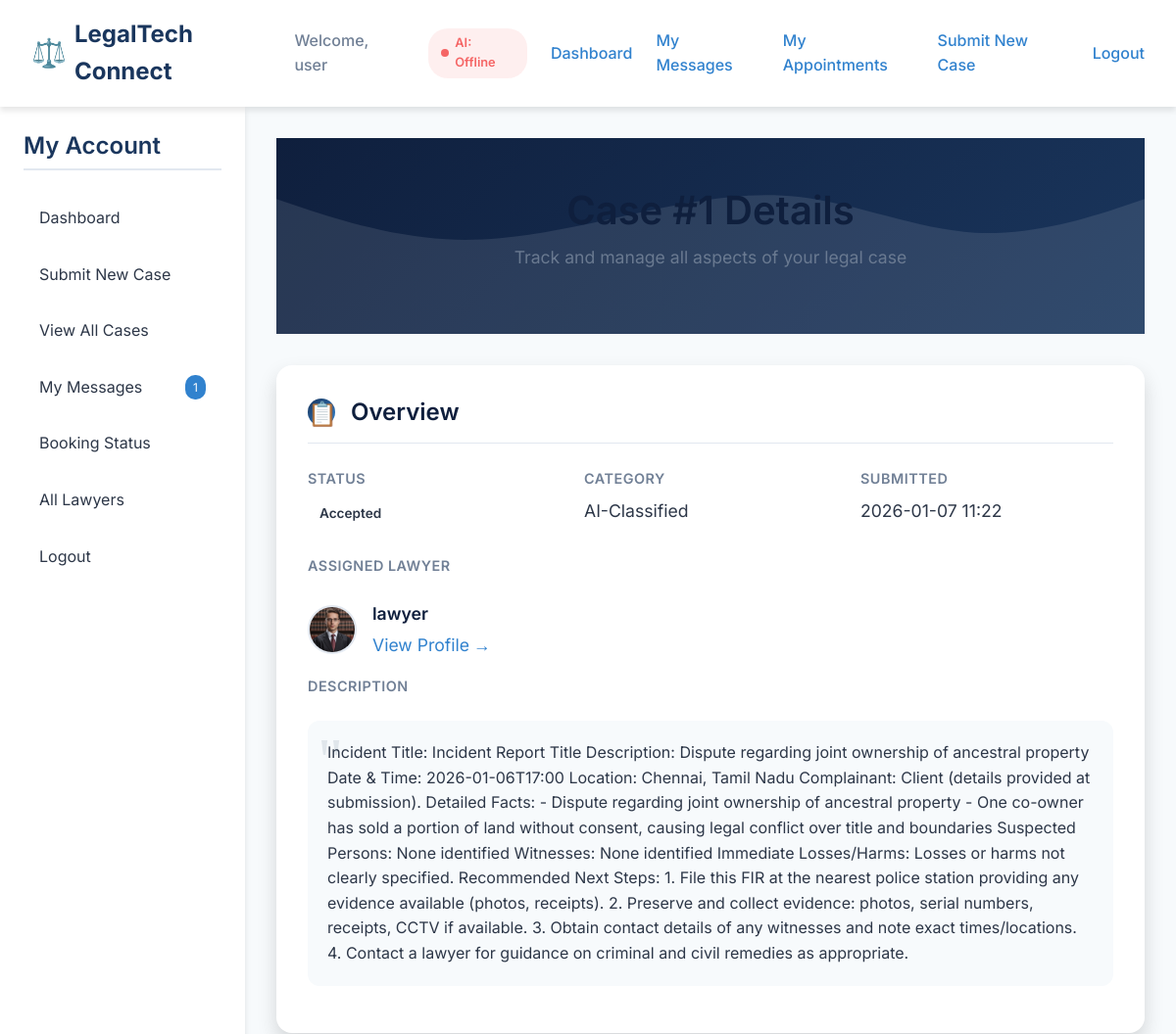
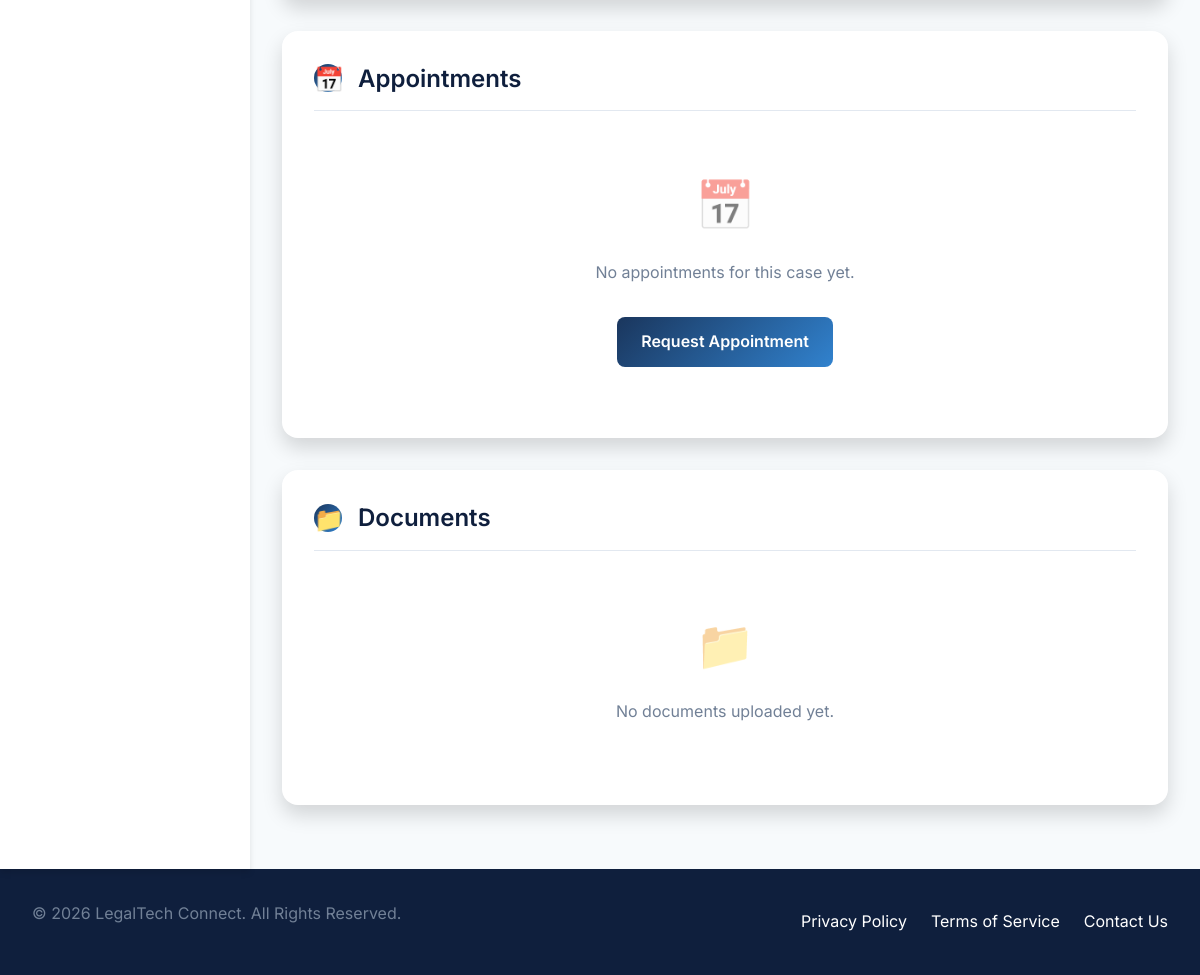
Screenshot of /client/case_detail/1 (signed in) with the database file from the repository (2 pictures, top to bottom).
### models.py (models this page shows, shortened)
class User(UserMixin, db.Model):
    id = db.Column(db.Integer, primary_key=True)
    email = db.Column(db.String(150), unique=True, nullable=False)
    password_hash = db.Column(db.String(128), nullable=False)
    role = db.Column(db.String(50), nullable=False) # 'client', 'lawyer', 'admin'
    name = db.Column(db.String(150), nullable=True)
    bio = db.Column(db.Text, nullable=True)
    education = db.Column(db.String(200), nullable=True)
    created_at = db.Column(db.DateTime, default=lambda: datetime.now(timezone.utc))
    is_active = db.Column(db.Boolean, default=True, nullable=False) # For soft-deactivation by admin
    profile_pic = db.Column(db.String(200), nullable=True) # Filename for the profile picture
    specialization = db.Column(db.String(200), nullable=True)
    experience_years = db.Column(db.Integer, nullable=True)
    location = db.Column(db.String(150), nullable=True)
    phone_number = db.Column(db.String(50), nullable=True)
    address = db.Column(db.String(300), nullable=True)
    bar_number = db.Column(db.String(100), unique=True, nullable=True)
    is_verified = db.Column(db.Boolean, default=False)
    court_name = db.Column(db.String(200), nullable=True)
    judge_id_number = db.Column(db.String(100), unique=True, nullable=True)
    verification_document = db.Column(db.String(200), nullable=True)  # filename of uploaded verification doc
    cases_as_client = db.relationship('Case', foreign_keys='Case.client_id', backref='client', lazy=True)
    cases_as_client2 = db.relationship('Case', foreign_keys='Case.client2_id', backref='client2', lazy=True)
    cases_as_lawyer = db.relationship('Case', foreign_keys='Case.lawyer_id', backref='lawyer', lazy=True)
    cases_as_judge = db.relationship('Case', foreign_keys='Case.judge_id', backref='judge', lazy=True)
    reviews_received = db.relationship('Review', backref='lawyer', lazy=True)
    messages_sent = db.relationship('Message', foreign_keys='Message.sender_id', backref='sender', lazy=True)
    appointments = db.relationship('Appointment', backref='user', lazy=True)
    documents_uploaded = db.relationship('Document', backref='uploader', lazy=True)
    complaints_made = db.relationship('Complaint', foreign_keys='Complaint.complainant_id', backref='complainant', lazy=True)
    complaints_about = db.relationship('Complaint', foreign_keys='Complaint.about_user_id', backref='about_user', lazy=True)

class Case(db.Model):
    id = db.Column(db.Integer, primary_key=True)
    description = db.Column(db.Text, nullable=False)
    category = db.Column(db.String(100), nullable=False)
    status = db.Column(db.String(50), default='open') # open, accepted, closed
    timestamp = db.Column(db.DateTime, default=lambda: datetime.now(timezone.utc))
    client_id = db.Column(db.Integer, db.ForeignKey('user.id'), nullable=False)
    client2_id = db.Column(db.Integer, db.ForeignKey('user.id'), nullable=True)
    lawyer_id = db.Column(db.Integer, db.ForeignKey('user.id'), nullable=True)
    judge_id = db.Column(db.Integer, db.ForeignKey('user.id'), nullable=True)
    jurisdiction_verified = db.Column(db.Boolean, default=False)
    messages = db.relationship('Message', backref='case', lazy=True, cascade="all, delete-orphan")
    review = db.relationship('Review', uselist=False, backref='case_ref', lazy=True, cascade="all, delete-orphan")
    documents = db.relationship('Document', backref='case', lazy=True, cascade="all, delete-orphan")
    appointments = db.relationship('Appointment', backref='case', lazy=True, cascade="all, delete-orphan")
    hearings = db.relationship('Hearing', backref='case', lazy=True, cascade="all, delete-orphan")
    histories = db.relationship('CaseHistory', backref='case', lazy=True, cascade="all, delete-orphan")

### client.py (the view)
@client_bp.route('/case_detail/<int:case_id>')
@login_required
@client_required
def case_detail(case_id):
    case = Case.query.get_or_404(case_id)
    if case.client_id != current_user.id:
        flash('You do not have permission to view this case.')
        return redirect(url_for('client.dashboard'))
    return render_template('client/case_detail.html', case=case)

### templates/client/case_detail.html (shortened to what this page needs)
{% extends "base.html" %}
{% block content %}
<div class="page-header">
    <div class="page-header-content">
        <h1>Case #{{ case.id }} Details</h1>
        <p>Track and manage all aspects of your legal case</p>
    </div>
</div>
<div class="case-container">
    <section class="case-overview section">
        <div class="section-header">
            <h2>Overview</h2>
        </div>
        <div class="overview-content">
            <div class="info-item">
                <span class="info-label">Status</span>
                <span class="info-value">
                    <span class="status-badge {{ case.status }}">
                        {{ case.status.title() }}
                    </span>
                </span>
            </div>
            <div class="info-item">
                <span class="info-label">Category</span>
                <span class="info-value">{{ case.category }}</span>
            </div>
            <div class="info-item">
                <span class="info-label">Submitted</span>
                <span class="info-value">{{ case.timestamp.strftime('%Y-%m-%d %H:%M') }}</span>
            </div>
            <div class="info-item">
                <span class="info-label">Assigned Lawyer</span>
                <span class="info-value">
                    {% if case.lawyer %}
                        <div class="lawyer-info">
                            <img src="{{ ('/' + case.lawyer.profile_pic) if case.lawyer.profile_pic else url_for('static', filename='images/default_avatar.svg') }}" alt="{{ case.lawyer.name }}" class="lawyer-avatar">
                            <div class="lawyer-details">
                                <div class="lawyer-name">{{ case.lawyer.name or case.lawyer.email }}</div>
                                <a href="{{ url_for('lawyer.view_profile', lawyer_id=case.lawyer.id) }}" class="lawyer-link">View Profile</a>
                            </div>
                        </div>
                    {% else %}
                        Not assigned
                    {% endif %}
                </span>
            </div>
        </div>
        <div class="info-item" style="margin-top: 1rem;">
            <span class="info-label">Description</span>
            <div class="case-description">{{ case.description }}</div>
        </div>
    </section>
    <section class="appointments-section section">
        <div class="section-header">
            <h2>Appointments</h2>
        </div>
        {% set appts = case.appointments %}
        {% if appts %}
            <div class="table-container">
                <table>
                    <thead>
                        <tr>
                            <th>ID</th>
                            <th>Date</th>
                            <th>Type</th>
                            <th>Status</th>
                            <th>Notes</th>
                            <th>Actions</th>
                        </tr>
                    </thead>
                    <tbody>
                        {% for appt in appts %}
                            <tr>
                                <td>{{ appt.id }}</td>
                                <td>{{ appt.timestamp.strftime('%Y-%m-%d %H:%M') }}</td>
                                <td>{{ appt.type }}</td>
                                <td>
                                    <span class="appointment-status {{ appt.status }}">
                                        {% if appt.status == 'requested' %}🕐{% endif %}
                                        {% if appt.status == 'confirmed' %}✓{% endif %}
                                        {% if appt.status == 'completed' %}✓{% endif %}
                                        {% if appt.status == 'cancelled' %}✕{% endif %}
                                        {{ appt.status.title() }}
                                    </span>
                                </td>
                                <td>{{ appt.notes or '' }}</td>
                                <td>
                                    <div class="action-buttons">
                                        {% if appt.user_id == current_user.id and appt.status in ['requested','confirmed'] %}
                                            <form method="post" action="{{ url_for('client.cancel_appointment', appt_id=appt.id) }}" style="display:inline">
                                                <button type="submit" class="btn btn-cancel">✕ Cancel</button>
                                            </form>
                                        {% endif %}
                                        {% if appt.status == 'requested' and case.lawyer and case.lawyer.id == current_user.id %}
                                            <form method="post" action="{{ url_for('lawyer.accept_appointment', appt_id=appt.id) }}" style="display:inline">
                                                <button type="submit" class="btn btn-accept">✓ Accept</button>
                                            </form>
                                            <form method="post" action="{{ url_for('lawyer.reject_appointment', appt_id=appt.id) }}" style="display:inline">
                                                <button type="submit" class="btn btn-reject">✕ Reject</button>
                                            </form>
                                        {% endif %}
                                    </div>
                                </td>
                            </tr>
                        {% endfor %}
                    </tbody>
                </table>
            </div>
        {% else %}
            <div class="empty-state">
                <div class="empty-state-icon">📅</div>
                <p>No appointments for this case yet.</p>
                {% if case.lawyer %}
                    <a href="{{ url_for('client.booking_page', lawyer_id=case.lawyer.id, case_id=case.id) }}" class="btn-primary">Request Appointment</a>
                {% endif %}
            </div>
        {% endif %}
    </section>
    <section class="documents-section section">
        <div class="section-header">
            <h2>Documents</h2>
        </div>
        {% if case.documents %}
            <div class="documents-list">
                {% for doc in case.documents %}
                    <div class="document-item">
                        <div class="document-icon">
                            {% if doc.filename and doc.filename.endswith('.pdf') %}
                                📄
                            {% elif doc.filename and (doc.filename.endswith('.doc') or doc.filename.endswith('.docx')) %}
                                📝
                            {% elif doc.filename and (doc.filename.endswith('.jpg') or doc.filename.endswith('.jpeg') or doc.filename.endswith('.png')) %}
                                🖼️
                            {% else %}
                                📁
                            {% endif %}
                        </div>
                        <div class="document-info">
                            <div class="document-name">
                                <a href="{{ url_for('static', filename='uploads/' ~ (doc.filename or '')) }}" target="_blank" class="document-link">{{ doc.original_filename }}</a>
                            </div>
                            <div class="document-meta">uploaded {{ doc.timestamp.strftime('%Y-%m-%d %H:%M') }}</div>
                        </div>
                    </div>
                {% endfor %}
            </div>
        {% else %}
            <div class="empty-state">
                <div class="empty-state-icon">📁</div>
                <p>No documents uploaded yet.</p>
            </div>
        {% endif %}
    </section>
</div>
{% endblock %}

### templates/base.html (shortened to what this page needs)
<!DOCTYPE html>
<html lang="en">
<head>
</head>
<body>
<nav class="navbar">
    <div class="nav-brand">
        <a href="{{ url_for('index') }}">LegalTech Connect</a>
    </div>
    <div class="nav-links">
        {% if current_user.is_authenticated %}
            <span class="nav-welcome">Welcome, {{ current_user.name or current_user.email }}</span>
            <span class="ai-status {% if ai_available %}ai-online{% else %}ai-offline{% endif %}" title="AI availability">AI: {% if ai_available %}Online{% else %}Offline{% endif %}</span>
            {% if current_user.role == 'client' %}
                <a href="{{ url_for('client.dashboard') }}">Dashboard</a>
                <a href="{{ url_for('client.messages') }}">My Messages</a>
                <a href="{{ url_for('client.appointments') }}">My Appointments</a>
                <a href="{{ url_for('client.submit_case') }}">Submit New Case</a>
            {% elif current_user.role == 'lawyer' %}
                <a href="{{ url_for('lawyer.dashboard') }}">Dashboard</a>
                <a href="{{ url_for('lawyer.edit_profile') }}">Profile</a>
                <a href="{{ url_for('lawyer.history') }}">Case History</a>
                <a href="{{ url_for('lawyer.case_requests') }}">Case Requests</a>
            {% elif current_user.role == 'admin' %}
                <a href="{{ url_for('admin.dashboard') }}">Admin Panel</a>
                <a href="{{ url_for('admin.rate_limits') }}">Rate Limits</a>
                <a href="{{ url_for('admin.verify_lawyers') }}">Verify Lawyers</a>
                <a href="{{ url_for('admin.manage_users') }}">Manage Users</a>
            {% endif %}
            <a href="{{ url_for('auth.logout') }}">Logout</a>
        {% else %}
            <a href="{{ url_for('auth.login') }}">Login</a>
            <a href="{{ url_for('auth.register') }}" class="button-primary">Get Started</a>
        {% endif %}
    </div>
</nav>
<div class="page-container">
    {% if current_user.is_authenticated %}
        {% if current_user.role == 'client' %}
        <aside class="sidebar">
            <h3>My Account</h3>
            <ul>
                <li><a href="{{ url_for('client.dashboard') }}">Dashboard</a></li>
                <li><a href="{{ url_for('client.submit_case') }}">Submit New Case</a></li>
                <li><a href="{{ url_for('client.view_all_cases') }}">View All Cases</a></li>
                <li><a href="{{ url_for('client.messages') }}">My Messages {% if sidebar_counts.unread_messages %}<span class="count-badge">{{ sidebar_counts.unread_messages }}</span>{% endif %}</a></li>
                <li><a href="{{ url_for('client.appointments') }}">Booking Status {% if sidebar_counts.upcoming_appointments %}<span class="count-badge">{{ sidebar_counts.upcoming_appointments }}</span>{% endif %}</a></li>
                <li><a href="{{ url_for('client.lawyers') }}">All Lawyers</a></li>
                <li><a href="{{ url_for('auth.logout') }}">Logout</a></li>
            </ul>
        </aside>
        {% endif %}
    {% endif %}
    <main class="main-content">
        {% block content %}{% endblock %}
    </main>
</div>
<footer class="footer">
    <div class="container">
        <p>&copy; {{ now.year }} LegalTech Connect. All Rights Reserved.</p>
        <div class="footer-links">
            <a href="#">Privacy Policy</a>
            <a href="#">Terms of Service</a>
            <a href="#">Contact Us</a>
        </div>
    </div>
</footer>
</body>
</html>

### rows the page displays
User: name "user"
Case: id "1", status "Accepted", category "AI-Classified", timestamp "2026-01-07 11:22", description "Incident Title: Incident Report Title Description: Dispute regarding joint ownership of ancestral property Date & Time: 2026-01-06T17:00 Location: Chennai, Tamil Nadu Complainant: Client (details provided at submission). Detailed Facts: - Dispute regarding joint ownership of ancestral property - One co-owner has sold a portion of land without consent, causing legal conflict over title and boundaries Suspected Persons: None identified Witnesses: None identified Immediate Losses/Harms: Losses or harms not clearly specified. Recommended Next Steps: 1. File this FIR at the nearest police station providing any evidence available (photos, receipts). 2. Preserve and collect evidence: photos,…"
User: profile_pic (picture), lawyer "lawyer"

### other values shown
{{ sidebar_counts.unread_messages }} "1"
